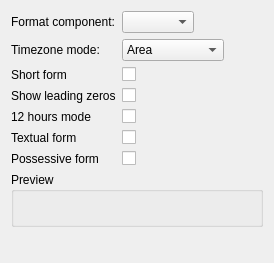
<?xml version="1.0" encoding="UTF-8"?>
<ui version="4.0">
 <class>placeholder</class>
 <widget class="QWidget" name="placeholder">
  <property name="geometry">
   <rect>
    <x>0</x>
    <y>0</y>
    <width>274</width>
    <height>263</height>
   </rect>
  </property>
  <property name="windowTitle">
   <string>Insert Format Component</string>
  </property>
  <layout class="QVBoxLayout" name="verticalLayout">
   <item>
    <layout class="QFormLayout" name="formLayout">
     <property name="fieldGrowthPolicy">
      <enum>QFormLayout::ExpandingFieldsGrow</enum>
     </property>
     <item row="0" column="0">
      <widget class="QLabel" name="placeholderLabel">
       <property name="text">
        <string>Format component:</string>
       </property>
       <property name="buddy">
        <cstring>placeholderComboBox</cstring>
       </property>
      </widget>
     </item>
     <item row="0" column="1">
      <widget class="KComboBox" name="placeholderComboBox"/>
     </item>
     <item row="2" column="0">
      <widget class="QLabel" name="shortFormLabel">
       <property name="text">
        <string>Short form</string>
       </property>
       <property name="buddy">
        <cstring>shortFormCheckBox</cstring>
       </property>
      </widget>
     </item>
     <item row="2" column="1">
      <widget class="QCheckBox" name="shortFormCheckBox">
       <property name="text">
        <string/>
       </property>
      </widget>
     </item>
     <item row="3" column="0">
      <widget class="QLabel" name="leadingZerosLabel">
       <property name="text">
        <string>Show leading zeros</string>
       </property>
       <property name="buddy">
        <cstring>leadingZerosCheckBox</cstring>
       </property>
      </widget>
     </item>
     <item row="3" column="1">
      <widget class="QCheckBox" name="leadingZerosCheckBox">
       <property name="text">
        <string/>
       </property>
      </widget>
     </item>
     <item row="4" column="0">
      <widget class="QLabel" name="hoursModeLabel">
       <property name="text">
        <string>12 hours mode</string>
       </property>
       <property name="buddy">
        <cstring>hoursModeCheckBox</cstring>
       </property>
      </widget>
     </item>
     <item row="4" column="1">
      <widget class="QCheckBox" name="hoursModeCheckBox">
       <property name="tristate">
        <bool>true</bool>
       </property>
      </widget>
     </item>
     <item row="5" column="0">
      <widget class="QLabel" name="textualFormLabel">
       <property name="text">
        <string>Textual form</string>
       </property>
       <property name="buddy">
        <cstring>textualFormCheckBox</cstring>
       </property>
      </widget>
     </item>
     <item row="5" column="1">
      <widget class="QCheckBox" name="textualFormCheckBox">
       <property name="text">
        <string/>
       </property>
      </widget>
     </item>
     <item row="6" column="0">
      <widget class="QLabel" name="possessiveFormLabel">
       <property name="text">
        <string>Possessive form</string>
       </property>
       <property name="buddy">
        <cstring>possessiveFormCheckBox</cstring>
       </property>
      </widget>
     </item>
     <item row="6" column="1">
      <widget class="QCheckBox" name="possessiveFormCheckBox">
       <property name="text">
        <string/>
       </property>
       <property name="tristate">
        <bool>true</bool>
       </property>
      </widget>
     </item>
     <item row="1" column="1">
      <widget class="KComboBox" name="timezoneModeComboBox">
       <item>
        <property name="text">
         <string>Area</string>
        </property>
       </item>
       <item>
        <property name="text">
         <string>Abbreviation</string>
        </property>
       </item>
       <item>
        <property name="text">
         <string>Offset to UTC</string>
        </property>
       </item>
      </widget>
     </item>
     <item row="1" column="0">
      <widget class="QLabel" name="timezoneModeLabel">
       <property name="text">
        <string>Timezone mode:</string>
       </property>
       <property name="buddy">
        <cstring>timezoneModeComboBox</cstring>
       </property>
      </widget>
     </item>
    </layout>
   </item>
   <item>
    <widget class="QGroupBox" name="groupBox">
     <property name="title">
      <string>Preview</string>
     </property>
     <layout class="QVBoxLayout" name="verticalLayout_2">
      <item>
       <widget class="QLabel" name="previewLabel">
        <property name="text">
         <string/>
        </property>
       </widget>
      </item>
     </layout>
    </widget>
   </item>
   <item>
    <spacer name="verticalSpacer">
     <property name="orientation">
      <enum>Qt::Vertical</enum>
     </property>
     <property name="sizeHint" stdset="0">
      <size>
       <width>0</width>
       <height>0</height>
      </size>
     </property>
    </spacer>
   </item>
  </layout>
 </widget>
 <customwidgets>
  <customwidget>
   <class>KComboBox</class>
   <extends>QComboBox</extends>
   <header>kcombobox.h</header>
  </customwidget>
 </customwidgets>
 <resources/>
 <connections/>
</ui>
